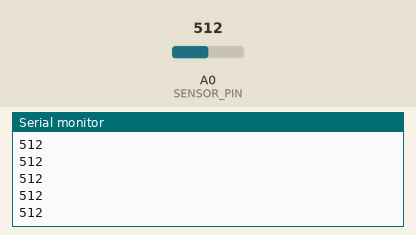
A sketch run on a simulated Arduino Uno, built with avr-gcc and run on an emulated ATmega328P. On the bench: the last lines printed to the serial monitor. The inputs (shaded band) are chosen by the test bench; at power-on: A0 (SENSOR_PIN) = 512.

Above: at 1.2 s.
1.3 s: A0 (SENSOR_PIN) set to 716
At 1.32 s:
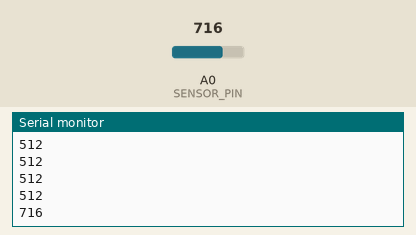
2.8 s: A0 (SENSOR_PIN) set to 900
At 2.83 s:
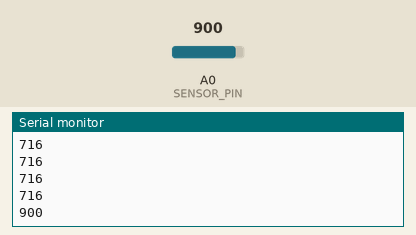
Timing chart, 0 to 5.8 s (numbered marks = the images above; inputs shaded):
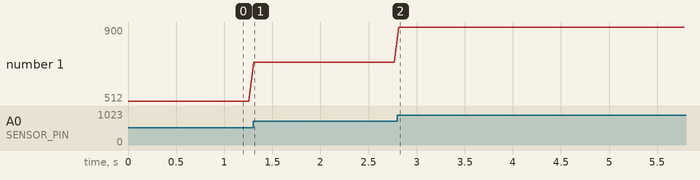

Measured:
- after the input at 1.3 s, the serial monitor: prints a new line at once (image 1)
- after the input at 2.8 s, the serial monitor: prints a new line at once (image 2)
- plotted number 1: 512 → 716 after the input at 1.3 s, 716 → 900 after the input at 2.8 s

The sketch:

light_sensor.ino
```cpp
// 光线传感器接 A0，串口每秒发送约 20 次数值(0-1023)
const int SENSOR_PIN = A0;

void setup() {
  Serial.begin(9600);
}

void loop() {
  int value = analogRead(SENSOR_PIN);
  Serial.println(value);
  delay(50);
}
```
